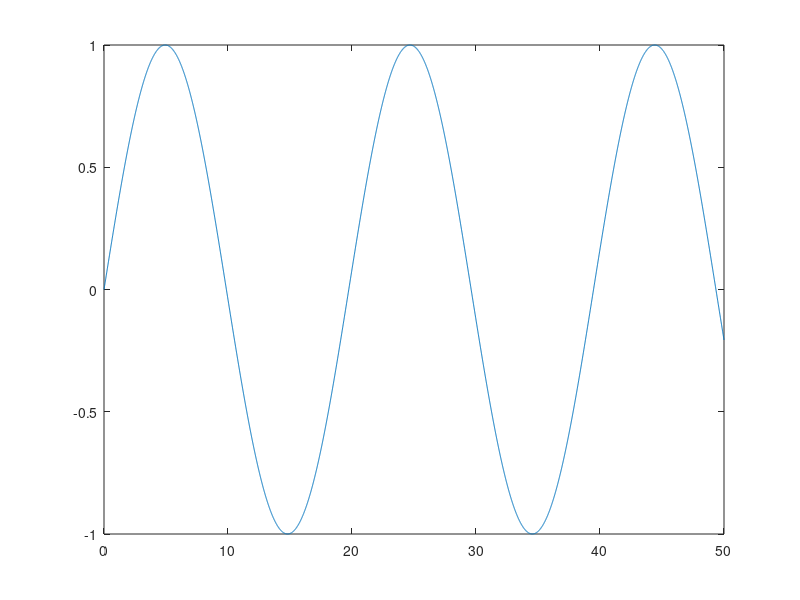

Write the MATLAB code that produced this figure.
clear all;
close all;
clc;

Tmax = 50;
dT = 0.01;
t = 0;

index = 1;

while(t<=Tmax)
    t_array(index) = t;
    y(index) = sin(t/pi);

    index = index + 1;
    t = t+dT;
end

plot(t_array,y);